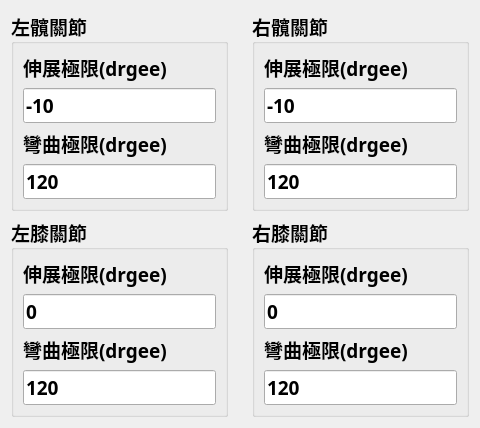
      <widget class="QWidget" name="tab">
       <attribute name="title">
        <string>人體基本參數設定</string>
       </attribute>
       <layout class="QGridLayout" name="gridLayout_9">
        <item row="0" column="0">
         <layout class="QGridLayout" name="gridLayout_6">
          <item row="0" column="0">
           <widget class="QGroupBox" name="groupBox_left_hip">
            <property name="maximumSize">
             <size>
              <width>250</width>
              <height>250</height>
             </size>
            </property>
            <property name="font">
             <font>
              <family>微軟正黑體</family>
              <pointsize>14</pointsize>
              <weight>75</weight>
              <bold>true</bold>
             </font>
            </property>
            <property name="title">
             <string>左髖關節</string>
            </property>
            <property name="checkable">
             <bool>false</bool>
            </property>
            <layout class="QGridLayout" name="gridLayout">
             <item row="3" column="0">
              <widget class="QLineEdit" name="lineEdit_left_hip_flexion">
               <property name="font">
                <font>
                 <family>微軟正黑體</family>
                 <pointsize>14</pointsize>
                 <weight>75</weight>
                 <bold>true</bold>
                </font>
               </property>
               <property name="text">
                <string>120</string>
               </property>
              </widget>
             </item>
             <item row="2" column="0">
              <widget class="QLabel" name="label_left_hip_flexion">
               <property name="font">
                <font>
                 <family>微軟正黑體</family>
                 <pointsize>14</pointsize>
                 <weight>75</weight>
                 <bold>true</bold>
                </font>
               </property>
               <property name="text">
                <string>彎曲極限(drgee)</string>
               </property>
              </widget>
             </item>
             <item row="0" column="0">
              <widget class="QLabel" name="label_left_hip_extension">
               <property name="font">
                <font>
                 <family>微軟正黑體</family>
                 <pointsize>14</pointsize>
                 <weight>75</weight>
                 <bold>true</bold>
                </font>
               </property>
               <property name="text">
                <string>伸展極限(drgee)</string>
               </property>
              </widget>
             </item>
             <item row="1" column="0">
              <widget class="QLineEdit" name="lineEdit_left_hip_extension">
               <property name="font">
                <font>
                 <family>微軟正黑體</family>
                 <pointsize>14</pointsize>
                 <weight>75</weight>
                 <bold>true</bold>
                </font>
               </property>
               <property name="text">
                <string>-10</string>
               </property>
              </widget>
             </item>
            </layout>
           </widget>
          </item>
          <item row="1" column="0">
           <widget class="QGroupBox" name="groupBox_left_knee">
            <property name="maximumSize">
             <size>
              <width>250</width>
              <height>250</height>
             </size>
            </property>
            <property name="font">
             <font>
              <family>微軟正黑體</family>
              <pointsize>14</pointsize>
              <weight>75</weight>
              <bold>true</bold>
             </font>
            </property>
            <property name="title">
             <string>左膝關節</string>
            </property>
            <layout class="QGridLayout" name="gridLayout_4">
             <item row="3" column="0">
              <widget class="QLineEdit" name="lineEdit_left_knee_flexion">
               <property name="font">
                <font>
                 <family>微軟正黑體</family>
                 <pointsize>14</pointsize>
                 <weight>75</weight>
                 <bold>true</bold>
                </font>
               </property>
               <property name="text">
                <string>120</string>
               </property>
              </widget>
             </item>
             <item row="1" column="0">
              <widget class="QLineEdit" name="lineEdit_left_knee_extension">
               <property name="font">
                <font>
                 <family>微軟正黑體</family>
                 <pointsize>14</pointsize>
                 <weight>75</weight>
                 <bold>true</bold>
                </font>
               </property>
               <property name="text">
                <string>0</string>
               </property>
              </widget>
             </item>
             <item row="0" column="0">
              <widget class="QLabel" name="label_left_hip_extension_4">
               <property name="font">
                <font>
                 <family>微軟正黑體</family>
                 <pointsize>14</pointsize>
                 <weight>75</weight>
                 <bold>true</bold>
                </font>
               </property>
               <property name="text">
                <string>伸展極限(drgee)</string>
               </property>
              </widget>
             </item>
             <item row="2" column="0">
              <widget class="QLabel" name="label_left_hip_flexion_4">
               <property name="font">
                <font>
                 <family>微軟正黑體</family>
                 <pointsize>14</pointsize>
                 <weight>75</weight>
                 <bold>true</bold>
                </font>
               </property>
               <property name="text">
                <string>彎曲極限(drgee)</string>
               </property>
              </widget>
             </item>
            </layout>
           </widget>
          </item>
         </layout>
        </item>
        <item row="0" column="2">
         <layout class="QGridLayout" name="gridLayout_7">
          <item row="1" column="0">
           <widget class="QGroupBox" name="groupBox_right_knee">
            <property name="maximumSize">
             <size>
              <width>250</width>
              <height>250</height>
             </size>
            </property>
            <property name="font">
             <font>
              <family>微軟正黑體</family>
              <pointsize>14</pointsize>
              <weight>75</weight>
              <bold>true</bold>
             </font>
            </property>
            <property name="title">
             <string>右膝關節</string>
            </property>
            <layout class="QGridLayout" name="gridLayout_5">
             <item row="3" column="0">
              <widget class="QLineEdit" name="lineEdit_right_knee_flexion">
               <property name="font">
                <font>
                 <family>微軟正黑體</family>
                 <pointsize>14</pointsize>
                 <weight>75</weight>
                 <bold>true</bold>
                </font>
               </property>
               <property name="text">
                <string>120</string>
               </property>
              </widget>
             </item>
             <item row="2" column="0">
              <widget class="QLabel" name="label_left_hip_flexion_3">
               <property name="font">
                <font>
                 <family>微軟正黑體</family>
                 <pointsize>14</pointsize>
                 <weight>75</weight>
                 <bold>true</bold>
                </font>
               </property>
               <property name="text">
                <string>彎曲極限(drgee)</string>
               </property>
              </widget>
             </item>
             <item row="0" column="0">
              <widget class="QLabel" name="label_left_hip_extension_3">
               <property name="font">
                <font>
                 <family>微軟正黑體</family>
                 <pointsize>14</pointsize>
                 <weight>75</weight>
                 <bold>true</bold>
                </font>
               </property>
               <property name="text">
                <string>伸展極限(drgee)</string>
               </property>
              </widget>
             </item>
             <item row="1" column="0">
              <widget class="QLineEdit" name="lineEdit_right_knee_extension">
               <property name="font">
                <font>
                 <family>微軟正黑體</family>
                 <pointsize>14</pointsize>
                 <weight>75</weight>
                 <bold>true</bold>
                </font>
               </property>
               <property name="text">
                <string>0</string>
               </property>
              </widget>
             </item>
            </layout>
           </widget>
          </item>
          <item row="0" column="0">
           <widget class="QGroupBox" name="groupBox_right_hip">
            <property name="maximumSize">
             <size>
              <width>250</width>
              <height>250</height>
             </size>
            </property>
            <property name="font">
             <font>
              <family>微軟正黑體</family>
              <pointsize>14</pointsize>
              <weight>75</weight>
              <bold>true</bold>
             </font>
            </property>
            <property name="title">
             <string>右髖關節</string>
            </property>
            <layout class="QGridLayout" name="gridLayout_3">
             <item row="3" column="0">
              <widget class="QLineEdit" name="lineEdit_right_hip_flexion">
               <property name="font">
                <font>
                 <family>微軟正黑體</family>
                 <pointsize>14</pointsize>
                 <weight>75</weight>
                 <bold>true</bold>
                </font>
               </property>
               <property name="text">
                <string>120</string>
               </property>
              </widget>
             </item>
             <item row="2" column="0">
              <widget class="QLabel" name="label_left_hip_flexion_2">
               <property name="font">
                <font>
                 <family>微軟正黑體</family>
                 <pointsize>14</pointsize>
                 <weight>75</weight>
                 <bold>true</bold>
                </font>
               </property>
               <property name="text">
                <string>彎曲極限(drgee)</string>
               </property>
              </widget>
             </item>
             <item row="0" column="0">
              <widget class="QLabel" name="label_left_hip_extension_2">
               <property name="maximumSize">
                <size>
                 <width>225</width>
                 <height>16777215</height>
                </size>
               </property>
               <property name="font">
                <font>
                 <family>微軟正黑體</family>
                 <pointsize>14</pointsize>
                 <weight>75</weight>
                 <bold>true</bold>
                </font>
               </property>
               <property name="text">
                <string>伸展極限(drgee)</string>
               </property>
              </widget>
             </item>
             <item row="1" column="0">
              <widget class="QLineEdit" name="lineEdit_right_hip_extension">
               <property name="font">
                <font>
                 <family>微軟正黑體</family>
                 <pointsize>14</pointsize>
                 <weight>75</weight>
                 <bold>true</bold>
                </font>
               </property>
               <property name="text">
                <string>-10</string>
               </property>
              </widget>
             </item>
            </layout>
           </widget>
          </item>
         </layout>
        </item>
        <item row="0" column="1">
         <layout class="QGridLayout" name="gridLayout_8">
          <property name="sizeConstraint">
           <enum>QLayout::SetDefaultConstraint</enum>
          </property>
          <item row="1" column="0">
           <widget class="QLabel" name="img_human_leg">
            <property name="font">
             <font>
              <family>微軟正黑體</family>
              <pointsize>14</pointsize>
              <weight>75</weight>
              <bold>true</bold>
             </font>
            </property>
            <property name="text">
             <string/>
            </property>
            <property name="pixmap">
             <pixmap>human.jpg</pixmap>
            </property>
            <property name="alignment">
             <set>Qt::AlignCenter</set>
            </property>
           </widget>
          </item>
          <item row="2" column="0">
           <widget class="QwtPlot" name="qwtPlot">
            <property name="font">
             <font>
              <family>微軟正黑體</family>
              <pointsize>14</pointsize>
              <weight>75</weight>
              <bold>true</bold>
             </font>
            </property>
           </widget>
          </item>
         </layout>
        </item>
       </layout>
      </widget>
